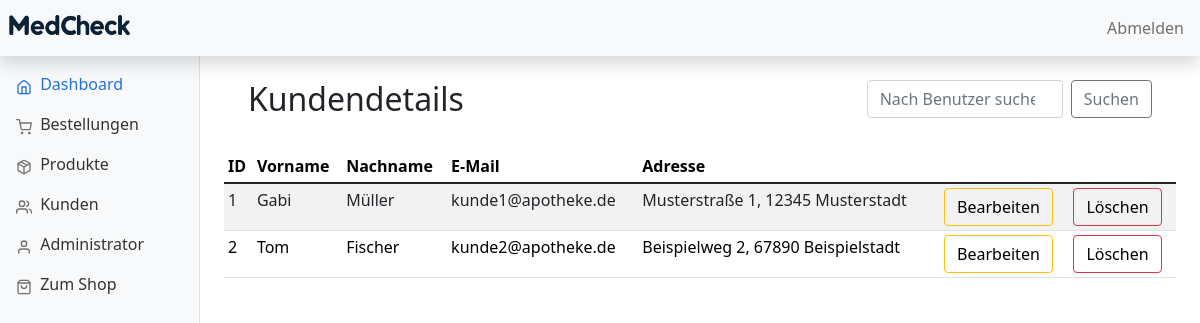
Screenshot of /admin/customers.php (signed in) with the database file from the repository.
### tables this page shows
CREATE TABLE `benutzer` (
  `benutzer_id` int(3) NOT NULL AUTO_INCREMENT,
  `email` varchar(50) NOT NULL,
  `passwort` varchar(50) NOT NULL,
  `nachname` varchar(20) NOT NULL,
  `vorname` varchar(20) NOT NULL,
  `adresse` text NOT NULL,
  PRIMARY KEY (`benutzer_id`)
);

### admin/includes/functions.php (called while the page is built, shortened)
<?php
$connection = mysqli_connect("localhost", "root", "", "MedCheck");
function query($query) {
    global $connection;
    $run = mysqli_query($connection, $query);
    $data = [];
    if ($run) {
        while ($row = $run->fetch_assoc()) {
            $data[] = $row;
        }
        return $data;
    } else {
        return 0;
    }
}
function all_users()
{
    $query = "SELECT benutzer_id, vorname, nachname, email, adresse FROM benutzer";
    $data = query($query);
    return $data;
}

### admin/customers.php (the view, shortened to what this page needs)
<?php
include "includes/head.php";
?>
<body>
    <?php
    include "includes/header.php"
    ?>
    <?php
    include "includes/sidebar.php";
    ?>
    <main class="col-md-9 ms-sm-auto col-lg-10 px-md-4">
        <div class="container">
            <div class="row align-items-start">
                <div class="col">
                    <br>
                    <h2>Kundendetails</h2>
                    <br>
                </div>
                <div class="col">
                    <br>
                    <form class="d-flex" method="GET" action="customers.php">
                        <input class="form-control me-2 col" type="search" name="search_user_email" placeholder="Nach Benutzer suchen (E-Mail)" aria-label="Suche">
                        <button class="btn btn-outline-secondary" type="submit" name="search_user" value="search">Suchen</button>
                    </form>
                    <br>
                </div>
            </div>
        </div>
        <div class="table-responsive">
            <table class="table table-striped table-sm">
                <thead>
                    <tr>
                        <th scope="col">ID</th>
                        <th scope="col">Vorname</th>
                        <th scope="col">Nachname</th>
                        <th scope="col">E-Mail</th>
                        <th scope="col">Adresse</th>
                </thead>
                <tbody>
                    <?php
                    $data = all_users();
                    $num = sizeof($data);
                    for ($i = 0; $i < $num; $i++) {
                    ?>
                        <tr>
                            <td><?php echo $data[$i]['benutzer_id'] ?></td>
                            <td><?php echo $data[$i]['vorname'] ?></td>
                            <td><?php echo $data[$i]['nachname'] ?></td>
                            <td><?php echo $data[$i]['email'] ?></td>
                            <td><?php echo $data[$i]['adresse'] ?></td>
                            <td>
                                <button type="button" class="btn pull-left btn-outline-warning"><a style="text-decoration: none; color:black;" href="customers.php?edit=<?php echo $data[$i]['benutzer_id'] ?>">Bearbeiten</a></button>
                            </td>
                            <td>
                                <button type="button" class="btn pull-left btn-outline-danger"><a style="text-decoration: none; color:black;" href="customers.php?delete=<?php echo $data[$i]['benutzer_id'] ?>">Löschen</a></button>
                            </td>
                        </tr>
                    <?php  }
                    ?>
                </tbody>
            </table>
        </div>
    </main>
</body>

### admin/dashboard.css (style rules this page uses)
body { font-size: 0.875rem; }

### rows the page displays
benutzer: benutzer_id "1", vorname "Gabi", nachname "Müller", email "kunde1@apotheke.de", adresse "Musterstraße 1, 12345 Musterstadt"
benutzer: benutzer_id "2", vorname "Tom", nachname "Fischer", email "kunde2@apotheke.de", adresse "Beispielweg 2, 67890 Beispielstadt"
